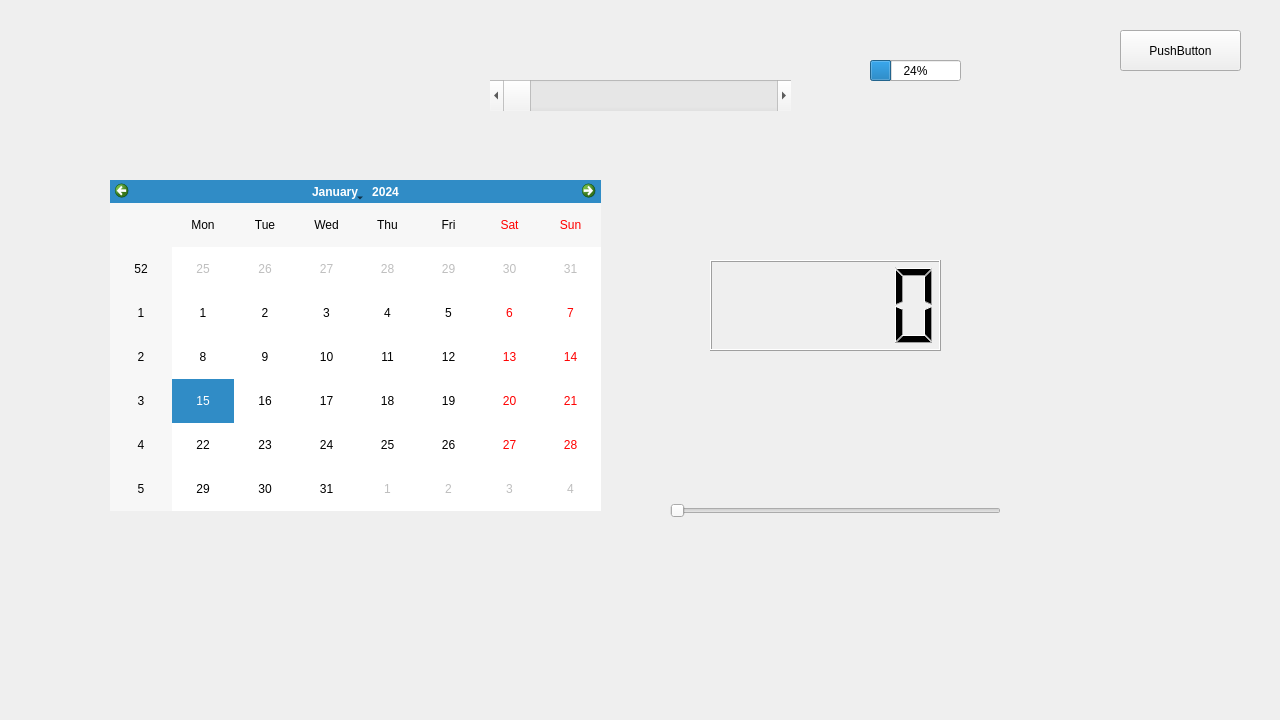
<?xml version="1.0" encoding="UTF-8"?>
<ui version="4.0">
 <class>test</class>
 <widget class="QWidget" name="test">
  <property name="geometry">
   <rect>
    <x>0</x>
    <y>0</y>
    <width>1280</width>
    <height>720</height>
   </rect>
  </property>
  <property name="windowTitle">
   <string>Form</string>
  </property>
  <widget class="QPushButton" name="pushButton">
   <property name="geometry">
    <rect>
     <x>1120</x>
     <y>30</y>
     <width>121</width>
     <height>41</height>
    </rect>
   </property>
   <property name="text">
    <string>PushButton</string>
   </property>
  </widget>
  <widget class="QCalendarWidget" name="calendarWidget">
   <property name="geometry">
    <rect>
     <x>110</x>
     <y>180</y>
     <width>491</width>
     <height>331</height>
    </rect>
   </property>
  </widget>
  <widget class="QLCDNumber" name="lcdNumber">
   <property name="geometry">
    <rect>
     <x>710</x>
     <y>260</y>
     <width>231</width>
     <height>91</height>
    </rect>
   </property>
  </widget>
  <widget class="QProgressBar" name="progressBar">
   <property name="geometry">
    <rect>
     <x>870</x>
     <y>60</y>
     <width>91</width>
     <height>21</height>
    </rect>
   </property>
   <property name="value">
    <number>24</number>
   </property>
  </widget>
  <widget class="QSlider" name="horizontalSlider">
   <property name="geometry">
    <rect>
     <x>670</x>
     <y>480</y>
     <width>331</width>
     <height>61</height>
    </rect>
   </property>
   <property name="orientation">
    <enum>Qt::Horizontal</enum>
   </property>
  </widget>
  <widget class="QScrollBar" name="horizontalScrollBar">
   <property name="geometry">
    <rect>
     <x>490</x>
     <y>80</y>
     <width>301</width>
     <height>31</height>
    </rect>
   </property>
   <property name="orientation">
    <enum>Qt::Horizontal</enum>
   </property>
  </widget>
 </widget>
 <resources/>
 <connections/>
</ui>
